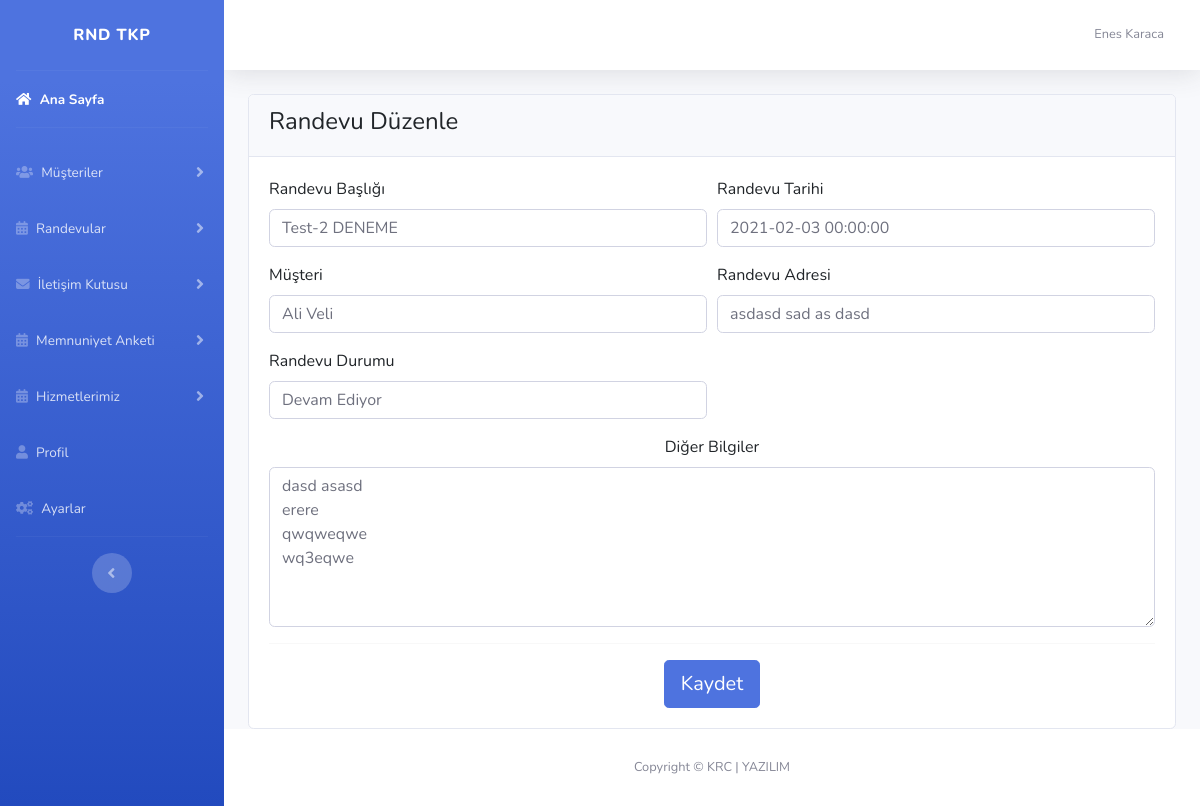
Page /yönetimpanel/randevuduzenle.php?id=4 (signed in) on the committed database.
### tables this page shows
CREATE TABLE `randevu` (
  `id` int(11) NOT NULL,
  `baslik` varchar(530) NOT NULL,
  `tarih` datetime DEFAULT NULL,
  `musteri` int(11) NOT NULL,
  `adres` text NOT NULL,
  `detay` text NOT NULL,
  `eklenme_tarihi` datetime NOT NULL DEFAULT current_timestamp(),
  `durum` int(11) NOT NULL DEFAULT 0
);

CREATE TABLE `musteri` (
  `musteri_id` int(11) NOT NULL,
  `musteri_isim` varchar(530) DEFAULT NULL,
  `musteri_mail` varchar(250) DEFAULT NULL,
  `musteri_telefon` varchar(25) DEFAULT NULL,
  `musteri_adres` varchar(530) DEFAULT NULL,
  `musteri_tc` varchar(20) DEFAULT NULL,
  `musteri_detay` text DEFAULT NULL,
  `eklenme_tarihi` datetime NOT NULL DEFAULT current_timestamp()
);

### yönetimpanel/fonksiyonlar.php (called while the page is built, shortened)
<?php
function durumlar()
{
	$x=[
		'Beklemede','Devam Ediyor', 'İptal Edildi', 'Tamamlandı'
	];
	return $x;
}
function tekil($tablo,$sutun,$id)
{
	global $db;
	$sorgu=$db->prepare("SELECT * FROM $tablo WHERE $sutun='$id' ");
	$sorgu->execute();
	$liste=$sorgu->fetch(PDO::FETCH_ASSOC);
	return $liste;
}
?>

### yönetimpanel/randevuduzenle.php (the view, shortened to what this page needs)
<?php
require_once 'header.php';
$veri=tekil("randevu", "id", $_GET['id']);
extract($veri);
?>
<div class="container">
	<div class="row">
		<div class="col-md-12">
			<div class="card">
				<div class="card-header">
					<h4>Randevu Düzenle</h4>
				</div>
				<div class="card-body">
					<form action="" method="POST" accept-charset="utf-8">
						<div class="form-row">
							<div class="col-md-6 form-group">
								<label>Randevu Başlığı</label>
								<input type="text" class="form-control" value="<?php echo $baslik ?>" name="baslik">
							</div>
							<div class="col-md-6 form-group">
								<label>Randevu Tarihi</label>
								<input type="text" class="form-control tarihsaat" value="<?php echo $tarih ?>" name="tarih">
							</div>
						</div>
						<div class="form-row">
							<div class="col-md-6 form-group">
								<label>Müşteri</label>
								<select name="musteri" class="form-control">
									<?php
									$sorgu=$db->prepare("SELECT * FROM musteri");
									$sorgu->execute();
									while ($mustericek=$sorgu->fetch(PDO::FETCH_ASSOC)) { ?>
										<option <?php if($musteri==$mustericek['musteri_id']){echo "selected";} ?> value="<?php echo $mustericek['musteri_id'] ?>"><?php echo $mustericek['musteri_isim'] ?></option>
									<?php }
									?>
								</select>
							</div>
							<div class="col-md-6 form-group">
								<label>Randevu Adresi</label>
								<input type="text" class="form-control" value="<?php echo $adres ?>"  name="adres">
							</div>
						</div>
						<div class="form-row">
							<div class="col-md-6 form-group">
								<label>Randevu Durumu</label>
								<select name="durum" class="form-control">
									<?php foreach (durumlar() as $key => $value): ?>
										<option <?php if($durum==$key){echo "selected";} ?>  value="<?php echo $key ?>"><?php echo $value ?></option>
									<?php endforeach ?>
								</select>
							</div>
						</div>
						<div class="text-center mb-3">
							<label>Diğer Bilgiler</label>
							<textarea name="detay" class="form-control" style="min-height: 10rem"><?php echo $detay ?></textarea>
						</div>
						<hr>
						<div class="text-center">
							<button type="submit" name="guncelle" class="btn btn-primary btn-lg">Kaydet</button>
						</div>
					</form>
				</div>
			</div>
		</div>
	</div>
</div>
<?php require_once 'footer.php'; ?>

### rows in the picture
randevu: baslik "Test-2 DENEME", tarih "2021-02-03 00:00:00", musteri "Ali Veli", adres "asdasd sad as dasd", durum "Devam Ediyor", detay "dasd asasd erere qwqweqwe wq3eqwe"

### other values in the picture
$_SESSION['kul_isim'] "Enes Karaca"
